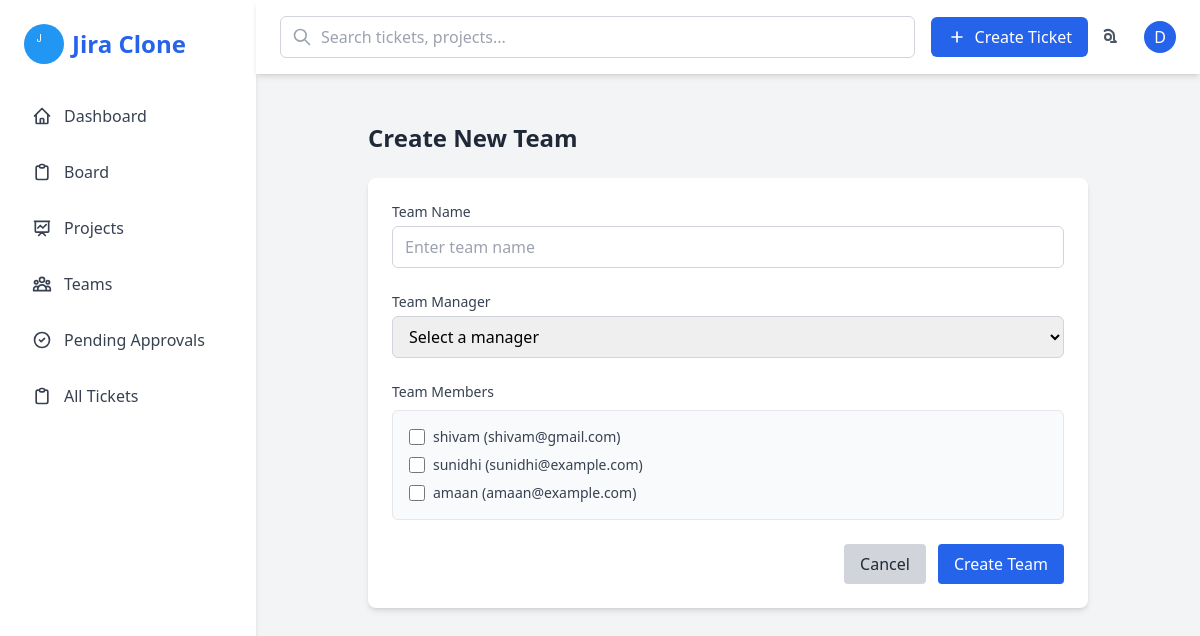
Page /create_team (signed in) on the committed database.
### models.py (models this page shows)
class User(UserMixin, db.Model):
    id = db.Column(db.Integer, primary_key=True)
    name = db.Column(db.String(120), nullable=False)
    email = db.Column(db.String(120), unique=True, nullable=False)
    password = db.Column(db.String(200), nullable=False)
    role = db.Column(db.String(20), nullable=False)  # admin, manager, developer, visitor
    team_id = db.Column(db.Integer, db.ForeignKey('team.id'), nullable=True)
    approved = db.Column(db.Boolean, default=False, nullable=False)

### app.py (the view, shortened to what this page needs)
@app.route('/create_team', methods=['GET', 'POST'])
@login_required
def create_team():
    from models import User, Team
    from rbac import role_required
    if current_user.role != 'admin':
        abort(403)
    managers = User.query.filter_by(role='manager', approved=True).all()
    developers = User.query.filter_by(role='developer', approved=True).all()
    return render_template('create_team.html', managers=managers, developers=developers)

### app.py (called while the page is built)
@login_manager.user_loader
def load_user(user_id):
    return User.query.get(int(user_id))

### templates/create_team.html (shortened to what this page needs)
{% extends 'base.html' %}
{% block content %}
<div class="container mx-auto p-6 max-w-3xl">
    <h2 class="text-2xl font-bold text-gray-800 mb-6">Create New Team</h2>
    <div class="bg-white shadow-md rounded-lg p-6">
        <form method="POST" action="{{ url_for('create_team') }}">
            <div class="mb-6">
                <label for="name" class="block text-sm font-medium text-gray-700 mb-1">Team Name</label>
                <input type="text" class="w-full px-3 py-2 border border-gray-300 rounded-md focus:outline-none focus:ring-2 focus:ring-blue-500"
                    id="name" name="name" required placeholder="Enter team name">
            </div>
            <div class="mb-6">
                <label for="manager_id" class="block text-sm font-medium text-gray-700 mb-1">Team Manager</label>
                <select class="w-full px-3 py-2 border border-gray-300 rounded-md focus:outline-none focus:ring-2 focus:ring-blue-500"
                    id="manager_id" name="manager_id" required>
                    <option value="" selected disabled>Select a manager</option>
                </select>
            </div>
            <div class="mb-6">
                <label class="block text-sm font-medium text-gray-700 mb-2">Team Members</label>
                <div class="bg-gray-50 border border-gray-200 rounded-md p-4 max-h-60 overflow-y-auto">
                    {% if developers %}
                        {% for user in developers %}
                        <div class="flex items-center mb-2 last:mb-0">
                            <input class="h-4 w-4 text-blue-600 focus:ring-blue-500 border-gray-300 rounded"
                                type="checkbox" name="members[]" value="{{ user.id }}" id="user{{ user.id }}">
                            <label class="ml-2 block text-sm text-gray-700" for="user{{ user.id }}">
                                {{ user.name }} ({{ user.email }})
                            </label>
                        </div>
                        {% endfor %}
                    {% else %}
                        <p class="text-gray-500 text-sm">No developers available to add to the team.</p>
                    {% endif %}
                </div>
            </div>
            <div class="flex justify-end space-x-3">
                <a href="{{ url_for('teams_page') }}" class="px-4 py-2 bg-gray-300 text-gray-800 rounded hover:bg-gray-400">
                    Cancel
                </a>
                <button type="submit" class="px-4 py-2 bg-blue-600 text-white rounded hover:bg-blue-700">
                    Create Team
                </button>
            </div>
        </form>
    </div>
</div>
{% endblock %}

### templates/base.html (shortened to what this page needs)
<!DOCTYPE html>
<html lang="en">
<head>
  <script src="https://cdn.tailwindcss.com"></script>
</head>
<body class="bg-gray-100">
  <div class="flex h-screen">
    <aside class="w-64 bg-white shadow-md hidden md:block">
      <div class="p-6">
        <div class="flex items-center space-x-2">
          <img src="{{ url_for('static', filename='images/logo.png') }}" class="w-10 h-10 rounded-full" alt="logo">
          <h1 class="text-2xl font-bold text-blue-600">Jira Clone</h1>
        </div>
        <nav class="mt-8 space-y-4">
          <a href="{{ url_for('dashboard') }}" class="flex items-center text-gray-700 hover:text-blue-600 p-2 rounded-md hover:bg-gray-100">
            Dashboard
          </a>
          <a href="{{ url_for('board_page') }}" class="flex items-center text-gray-700 hover:text-blue-600 p-2 rounded-md hover:bg-gray-100">
            Board
          </a>
          <a href="{{ url_for('projects_page') }}" class="flex items-center text-gray-700 hover:text-blue-600 p-2 rounded-md hover:bg-gray-100">
            <svg class="w-5 h-5 mr-3" fill="none" stroke="currentColor" viewBox="0 0 24 24" xmlns="http://www.w3.org/2000/svg">
              <path stroke-linecap="round" stroke-linejoin="round" stroke-width="2" d="M7 12l3-3 3 3 4-4M8 21l4-4 4 4M3 4h18M4 4h16v12a1 1 0 01-1 1H5a1 1 0 01-1-1V4z"></path>
            </svg>
            Projects
          </a>
          <a href="{{ url_for('teams_page') }}" class="flex items-center text-gray-700 hover:text-blue-600 p-2 rounded-md hover:bg-gray-100">
            Teams
          </a>
          {% if current_user.is_authenticated %}
            {% if current_user.role == 'admin' %}
              <a href="{{ url_for('admin.pending_users') }}" class="flex items-center text-gray-700 hover:text-blue-600 p-2 rounded-md hover:bg-gray-100">
                <svg class="w-5 h-5 mr-3" fill="none" stroke="currentColor" viewBox="0 0 24 24" xmlns="http://www.w3.org/2000/svg">
                  <path stroke-linecap="round" stroke-linejoin="round" stroke-width="2" d="M9 12l2 2 4-4m6 2a9 9 0 11-18 0 9 9 0 0118 0z"></path>
                </svg>
                Pending Approvals
              </a>
              <a href="{{ url_for('all_tickets') }}" class="flex items-center text-gray-700 hover:text-blue-600 p-2 rounded-md hover:bg-gray-100">
                All Tickets
              </a>
            {% endif %}
          {% endif %}
        </nav>
      </div>
    </aside>
    <div class="flex-1 flex flex-col">
      <header class="bg-white shadow-md px-6 py-4 flex items-center justify-between">
        <div class="flex items-center w-full gap-4">
          <div class="relative flex-1">
            <div class="absolute inset-y-0 left-0 pl-3 flex items-center pointer-events-none">
            </div>
            <input type="text" placeholder="Search tickets, projects..." class="w-full pl-10 pr-4 py-2 border border-gray-300 rounded-md focus:outline-none focus:ring-2 focus:ring-blue-500 focus:border-blue-500">
          </div>
          <a href="{{ url_for('create_ticket') }}" class="bg-blue-600 text-white px-4 py-2 rounded-md hover:bg-blue-700 flex items-center transition-colors duration-200">
            <svg class="w-5 h-5 mr-2" fill="none" stroke="currentColor" viewBox="0 0 24 24" xmlns="http://www.w3.org/2000/svg">
              <path stroke-linecap="round" stroke-linejoin="round" stroke-width="2" d="M12 6v6m0 0v6m0-6h6m-6 0H6"></path>
            </svg>
            Create Ticket
          </a>
        </div>
        <div class="flex items-center space-x-4">
          <button class="p-2 rounded-full hover:bg-gray-100">
          </button>
          <div class="relative">
            <div class="w-8 h-8 rounded-full bg-blue-600 text-white flex items-center justify-center cursor-pointer" onclick="toggleDropdown()">
              {% if current_user.is_authenticated %}
                {{ current_user.name[0] | upper }}
              {% else %}
                U
              {% endif %}
            </div>
          </div>
        </div>
      </header>
      <main class="flex-1 overflow-y-auto p-6">
        {% block content %}{% endblock %}
      </main>
    </div>
  </div>
</body>
</html>

### rows in the picture
User: name "D"
User: name "shivam", email "shivam@gmail.com"
User: name "sunidhi", email "sunidhi@example.com"
User: name "amaan", email "amaan@example.com"
